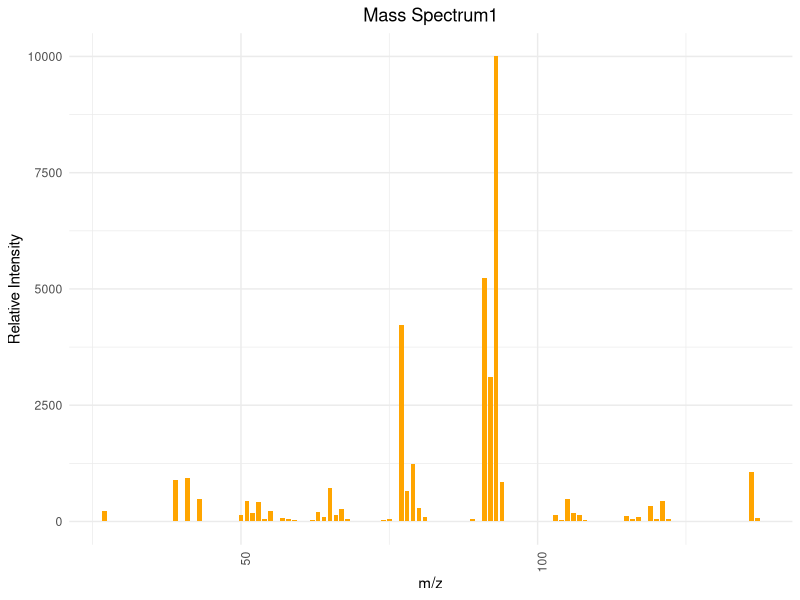
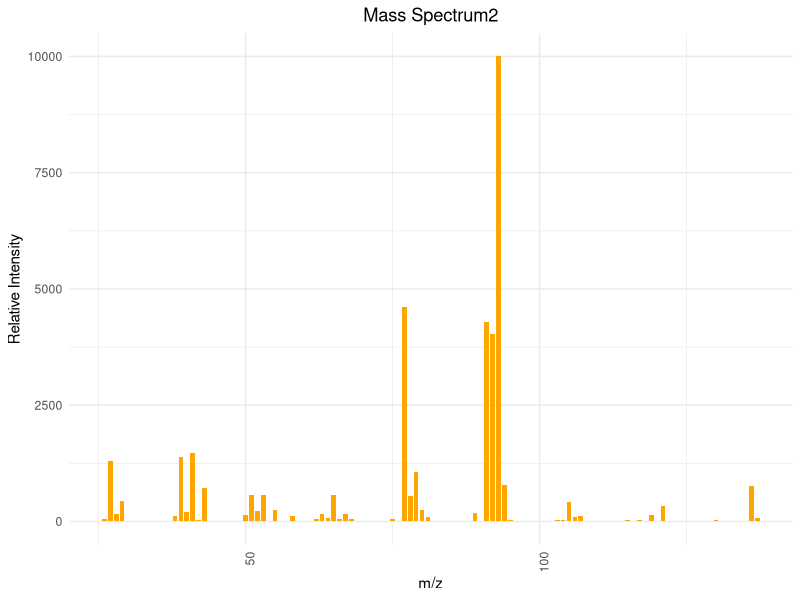
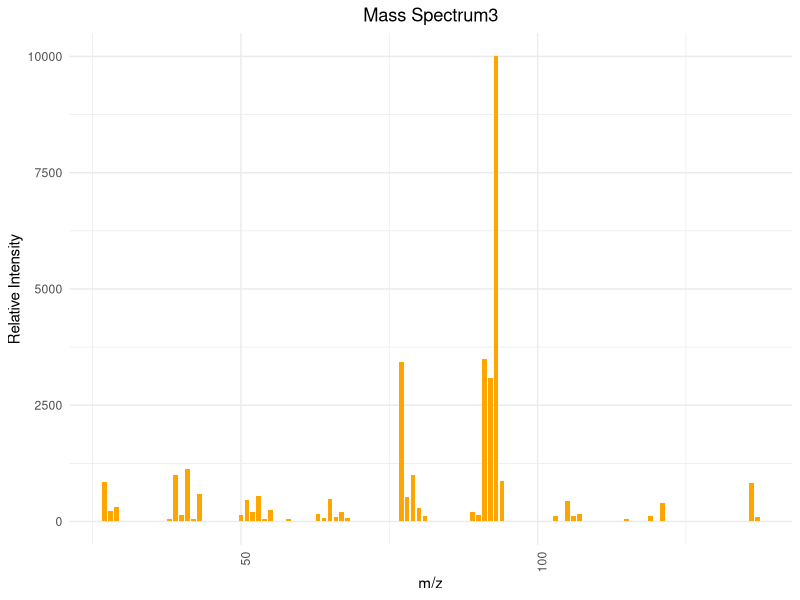

Write the R code that produced these figures, in order.
## ---- chunk 1
# 安装并加载所需的包
library(ggplot2)

# 图1
mz1 <- c(27, 39, 41, 43, 50, 51, 52, 53, 54, 55, 57, 58, 59, 62, 63, 64, 65, 66, 67, 68, 74, 75, 77, 78, 79, 80, 81, 89, 90, 91, 92, 93, 94, 103, 104, 105, 106, 107, 108, 114, 115, 116, 117, 119, 120, 121, 122, 136, 137)
intensity1 <- c(230, 900, 940, 490, 140, 440, 180, 410, 60, 230, 70, 60, 40, 40, 210, 90, 720, 140, 270, 60, 30, 50, 4230, 650, 1240, 300, 90, 50, 20, 5230, 3110, 9999, 840, 150, 30, 490, 180, 150, 30, 10, 110, 50, 100, 340, 60, 440, 50, 1060, 70)

data1 <- data.frame(mz1, intensity1)


ggplot(data1, aes(x=mz1, y=intensity1)) +
  geom_bar(stat="identity", fill="orange", width=0.8) + 
  theme_minimal() + 
  labs(title="Mass Spectrum1",
       x="m/z",
       y="Relative Intensity") + 
  theme(axis.text.x = element_text(angle = 90, hjust = 1), plot.title = element_text(hjust = 0.5))  

# 图2
mz2 <- c(26, 27, 28, 29, 38, 39, 40, 41, 42, 43, 44, 50, 51, 52, 53, 54, 55, 57, 58, 62, 63, 64, 65, 66, 67, 68, 69, 73, 75, 76, 77, 78, 79, 80, 81, 87, 89, 91, 92, 93, 94, 95, 103, 104, 105, 106, 107, 115, 117, 119, 121, 122, 130, 136, 137)
intensity2 <- c(50, 1290, 160, 430, 110, 1380, 200, 1480, 40, 710, 10, 140, 580, 230, 570, 20, 240, 10, 110, 50, 170, 70, 560, 50, 170, 60, 20, 10, 50, 20, 4610, 540, 1060, 250, 100, 20, 180, 4280, 4030, 9999, 790, 30, 40, 40, 410, 100, 110, 30, 40, 140, 330, 20, 30, 760, 70)

data2 <- data.frame(mz2, intensity2)

ggplot(data2, aes(x=mz2, y=intensity2)) +
  geom_bar(stat="identity", fill="orange", width=0.8) + 
  theme_minimal() + 
  labs(title="Mass Spectrum2",
       x="m/z",
       y="Relative Intensity") + 
  theme(axis.text.x = element_text(angle = 90, hjust = 1), plot.title = element_text(hjust = 0.5))  

# 图3
mz3 <- c(27, 28, 29, 38, 39, 40, 41, 42, 43, 50, 51, 52, 53, 54, 55, 58, 63, 64, 65, 66, 67, 68, 77, 78, 79, 80, 81, 89, 90, 91, 92, 93, 94, 103, 105, 106, 107, 115, 119, 121, 136, 137)
intensity3 <- c(840, 230, 320, 60, 990, 150, 1120, 60, 600, 130, 460, 200, 540, 50, 240, 50, 170, 70, 490, 100, 210, 70, 3420, 520, 990, 300, 110, 210, 130, 3490, 3080, 9999, 860, 120, 430, 110, 170, 60, 110, 400, 820, 90)

data3 <- data.frame(mz3, intensity3)

ggplot(data3, aes(x=mz3, y=intensity3)) +
  geom_bar(stat="identity", fill="orange", width=0.8) + 
  theme_minimal() + 
  labs(title="Mass Spectrum3",
       x="m/z",
       y="Relative Intensity") + 
  theme(axis.text.x = element_text(angle = 90, hjust = 1), plot.title = element_text(hjust = 0.5))  

